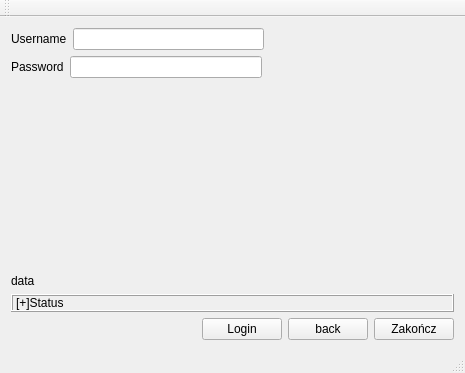
<?xml version="1.0" encoding="UTF-8"?>
<ui version="4.0">
 <class>MainWindow</class>
 <widget class="QMainWindow" name="MainWindow">
  <property name="geometry">
   <rect>
    <x>0</x>
    <y>0</y>
    <width>465</width>
    <height>373</height>
   </rect>
  </property>
  <property name="windowTitle">
   <string>MainWindow</string>
  </property>
  <widget class="QWidget" name="centralWidget">
   <layout class="QVBoxLayout" name="verticalLayout_3">
    <item>
     <layout class="QVBoxLayout" name="verticalLayout">
      <item>
       <layout class="QHBoxLayout" name="horizontalLayout">
        <item>
         <widget class="QLabel" name="label_username">
          <property name="text">
           <string>Username</string>
          </property>
         </widget>
        </item>
        <item>
         <widget class="QLineEdit" name="lineEdit_username">
          <property name="text">
           <string/>
          </property>
         </widget>
        </item>
        <item>
         <spacer name="horizontalSpacer_2">
          <property name="orientation">
           <enum>Qt::Horizontal</enum>
          </property>
          <property name="sizeHint" stdset="0">
           <size>
            <width>40</width>
            <height>20</height>
           </size>
          </property>
         </spacer>
        </item>
       </layout>
      </item>
      <item>
       <layout class="QHBoxLayout" name="horizontalLayout_2">
        <item>
         <widget class="QLabel" name="label_passwd">
          <property name="text">
           <string>Password</string>
          </property>
         </widget>
        </item>
        <item>
         <widget class="QLineEdit" name="lineEdit_password">
          <property name="echoMode">
           <enum>QLineEdit::Password</enum>
          </property>
         </widget>
        </item>
        <item>
         <spacer name="horizontalSpacer_3">
          <property name="orientation">
           <enum>Qt::Horizontal</enum>
          </property>
          <property name="sizeHint" stdset="0">
           <size>
            <width>40</width>
            <height>20</height>
           </size>
          </property>
         </spacer>
        </item>
       </layout>
      </item>
     </layout>
    </item>
    <item>
     <spacer name="verticalSpacer">
      <property name="orientation">
       <enum>Qt::Vertical</enum>
      </property>
      <property name="sizeHint" stdset="0">
       <size>
        <width>20</width>
        <height>40</height>
       </size>
      </property>
     </spacer>
    </item>
    <item>
     <layout class="QVBoxLayout" name="verticalLayout_2">
      <item>
       <widget class="QLabel" name="label_data">
        <property name="text">
         <string>data</string>
        </property>
       </widget>
      </item>
      <item>
       <widget class="QLabel" name="label_status">
        <property name="frameShape">
         <enum>QFrame::Box</enum>
        </property>
        <property name="frameShadow">
         <enum>QFrame::Raised</enum>
        </property>
        <property name="text">
         <string>[+]Status</string>
        </property>
       </widget>
      </item>
     </layout>
    </item>
    <item>
     <layout class="QHBoxLayout" name="horizontalLayout_3">
      <item>
       <spacer name="horizontalSpacer">
        <property name="orientation">
         <enum>Qt::Horizontal</enum>
        </property>
        <property name="sizeHint" stdset="0">
         <size>
          <width>40</width>
          <height>20</height>
         </size>
        </property>
       </spacer>
      </item>
      <item>
       <widget class="QPushButton" name="pushButton_Login">
        <property name="mouseTracking">
         <bool>false</bool>
        </property>
        <property name="autoFillBackground">
         <bool>false</bool>
        </property>
        <property name="text">
         <string>Login</string>
        </property>
        <property name="checkable">
         <bool>false</bool>
        </property>
       </widget>
      </item>
      <item>
       <widget class="QPushButton" name="pushButton">
        <property name="text">
         <string>back</string>
        </property>
       </widget>
      </item>
      <item>
       <widget class="QPushButton" name="Quit">
        <property name="cursor">
         <cursorShape>ArrowCursor</cursorShape>
        </property>
        <property name="text">
         <string>Zakończ</string>
        </property>
       </widget>
      </item>
     </layout>
    </item>
   </layout>
  </widget>
  <widget class="QMenuBar" name="menuBar">
   <property name="geometry">
    <rect>
     <x>0</x>
     <y>0</y>
     <width>465</width>
     <height>21</height>
    </rect>
   </property>
  </widget>
  <widget class="QToolBar" name="mainToolBar">
   <attribute name="toolBarArea">
    <enum>TopToolBarArea</enum>
   </attribute>
   <attribute name="toolBarBreak">
    <bool>false</bool>
   </attribute>
  </widget>
  <widget class="QStatusBar" name="statusBar"/>
 </widget>
 <layoutdefault spacing="6" margin="11"/>
 <resources/>
 <connections>
  <connection>
   <sender>Quit</sender>
   <signal>clicked()</signal>
   <receiver>MainWindow</receiver>
   <slot>close()</slot>
   <hints>
    <hint type="sourcelabel">
     <x>399</x>
     <y>324</y>
    </hint>
    <hint type="destinationlabel">
     <x>251</x>
     <y>150</y>
    </hint>
   </hints>
  </connection>
 </connections>
</ui>
